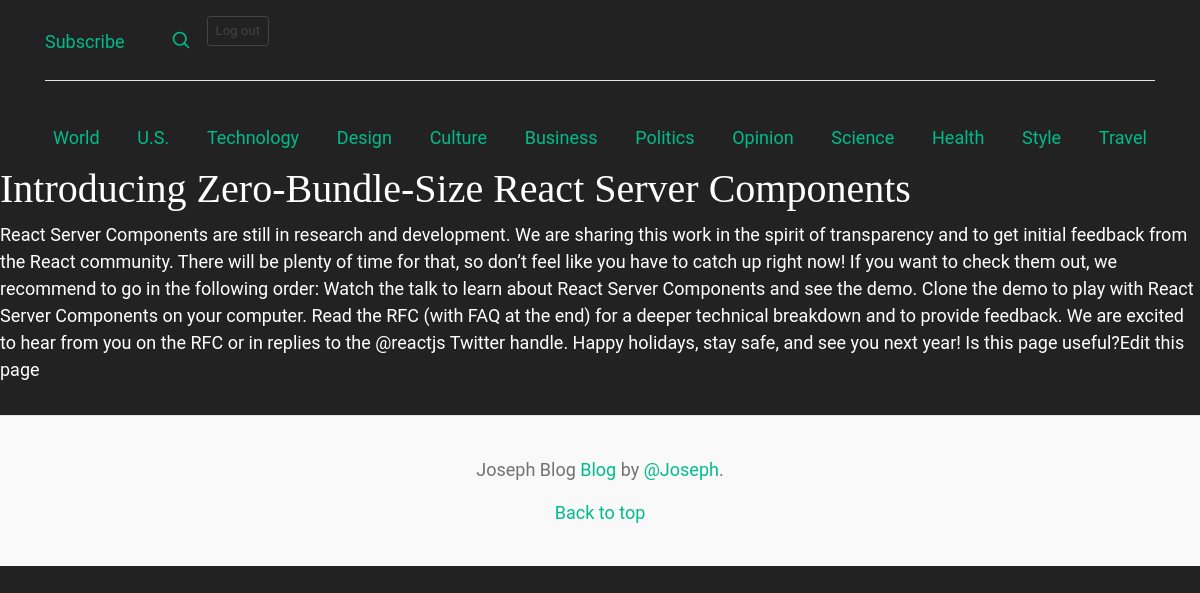
The app's page /post/4/ with its own data.
### blog/models.py (models this page shows, shortened)
class Post(models.Model):
    title = models.CharField(max_length =200)
    author = models.ForeignKey('auth.User',on_delete = models.CASCADE)
    body = models.TextField()
    date = models.DateField(default=now)
    class Meta:
        verbose_name = "Post"
        verbose_name_plural = "Posts"

### blog/views.py (the view)
# urls.py: path('post/<int:pk>/',BlogPostDetailView.as_view(),name = 'post'),
class BlogPostDetailView(DetailView):
    model = Post
    template_name = "blogPost.html"

### templates/blogPost.html
{% extends 'base.html' %}
{% block content %}
<div class="post-entry">
    <h2 class="post-title">{{post.title}}</h2>
    <p>{{post.body}}</p>
</div>
{% endblock%}

### blog/static/css/main.css (style rules this page uses)
body { font-family: roboto; font-size: 18px; }
.post-entry { margin-bottom: 2rem; }
.post-entry h2 { margin: 0.5rem 0; }
.post-entry p { margin: 0; font-weight: 400; }

### blog/static/css/blog.css (style rules this page uses)
h1, h2, h3, h4, h5, h6 { font-family: "Playfair Display", Georgia, "Times New Roman", serif; }

### records on screen
Post: title "Introducing Zero-Bundle-Size React Server Components", body "React Server Components are still in research and development. We are sharing this work in the spirit of transparency and to get initial feedback from the React community. There will be plenty of time for that, so don’t feel like you have to catch up right now! If you want to check them out, we recommend to go in the following order: Watch the talk to learn about React Server Components and see the demo. Clone the demo to play with React Server Components on your computer. Read the RFC (with FAQ at the end) for a deeper technical breakdown and to provide feedback. We are excited to hear from you on the RFC or in replies to the @reactjs Twitter handle. Happy holidays, stay safe, and see you…"
